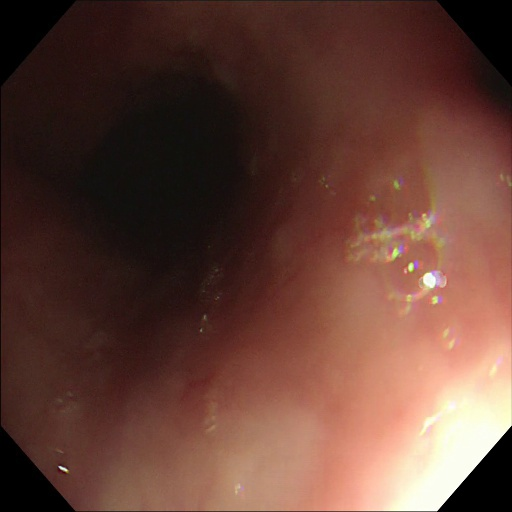
#> input picture Prueba/cutparaDM/RE/1772_A_M62_00118.-0.jpg, 512 x 512 px; its folder holds only this picture in this run
$ python CARAC.py   (older library calls are emulated)
#> lines starting #> are read from the running program, lines starting #| are printed output that depends on the picture
# -*- coding: utf-8 -*-
"""
Created on Sun Sep  8 11:58:26 2019

@author: Nataly
"""


import cv2
import numpy as np
import glob
from skimage.feature import greycomatrix, greycoprops
import skimage.feature
from scipy.stats import kurtosis
import statistics as stats
import pywt
import pywt.data
from scipy import ndimage as nd
from skimage import data
from skimage.util import img_as_float
from skimage.filters import gabor_kernel

def GLCM (imA):
    a=int(np.max(imA))
    g = skimage.feature.greycomatrix(imA, [1], [0], levels=a+1, symmetric=False, normed=True)
    contraste=skimage.feature.greycoprops(g, 'contrast')[0][0]
    energia=skimage.feature.greycoprops(g, 'energy')[0][0]
    homogeneidad=skimage.feature.greycoprops(g, 'homogeneity')[0][0]
    correlacion=skimage.feature.greycoprops(g, 'correlation')[0][0]
    disimi= greycoprops(g, 'dissimilarity')
    ASM= greycoprops(g, 'ASM')
    entropia=skimage.measure.shannon_entropy(g)
    return g,contraste,energia,homogeneidad, correlacion, disimi, ASM,entropia
def DFT(img):
    f = np.fft.fft2(img)
    fshift = np.fft.fftshift(f)
    rows, cols = img.shape
    crow,ccol = int(rows/2) , int(cols/2)
    print(rows,cols,crow,ccol)
    fshift[crow-30:crow+30, ccol-30:ccol+30] = 0
    f_ishift = np.fft.ifftshift(fshift)
    img_back = np.fft.ifft2(f_ishift)
    img_back = np.abs(img_back)
    return img_back
def Fourier(inA):
    f = np.fft.fft2(inA)
    fshift = np.fft.fftshift(f)
    fourier = 20*np.log(np.abs(fshift))
    fourier=fourier.astype(np.uint8)
    return fourier

from scipy.linalg import hadamard
from numpy.linalg import norm
from scipy.stats import linregress
import math
import pylab as py

import sys
sys.path.insert(1,'C:/Users/Nataly/Documents/Trabajo-de-grado_Artefactos/funciones')
from yolovoc import yolo2voc
from readboxes import read_boxes
from rOI import ROI
from ventaneo import ventaneoo
from agregaceros import agregarceros
from filtromedianaa import filtromediana
import pywt
import pywt.data
from numpy import linalg as LA
from scipy.stats import skew
from scipy.stats import kurtosis
from scipy import stats
from skimage.measure import compare_ssim as ssim
from skimage.filters.rank import median
from skimage.morphology import disk


entrop=[]
SSIMN=[]
mediaLH=[]
mediaaltas=[]
asimetriaHDFT=[]
entropiaHH=[]
homogeneiDFT=[]
disi=[]

for imgfile in glob.glob("*.jpg"):
    im = cv2.imread(imgfile)
#> im is the input picture: shape (512, 512, 3); mean B, G, R 53.7, 64.2, 99.4
    aa,bb,c = im.shape
#> aa = 512; bb = 512; c = 3
    croppedrgb=im
    im=cv2.normalize(im, None, 0, 255, norm_type=cv2.NORM_MINMAX, dtype=cv2.CV_8UC3)
    aa,bb,c = im.shape
    croppedrgb=im
    HSV=cv2.cvtColor(im,cv2.COLOR_RGB2HSV)
#> HSV: shape (512, 512, 3); mean H, S, V 108, 121.3, 99.5
    H,cropped,V=cv2.split(HSV)
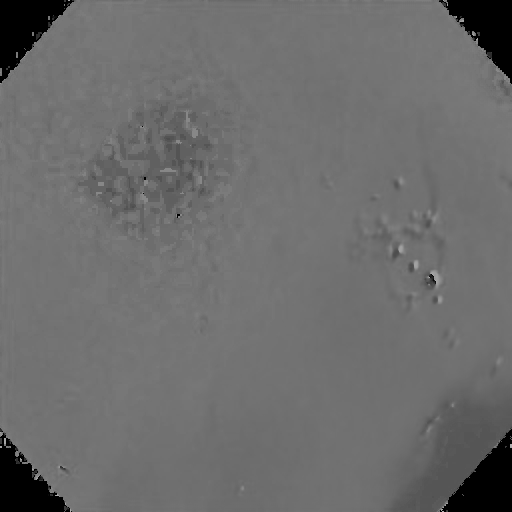
#> H: shape (512, 512); min 0, max 174, mean 108
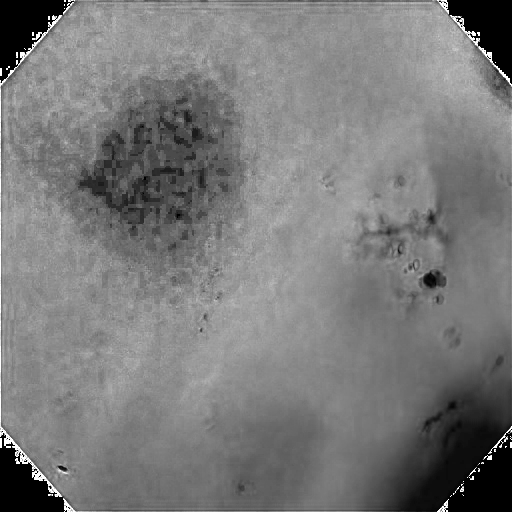
#> cropped: shape (512, 512); min 0, max 255, mean 121.3
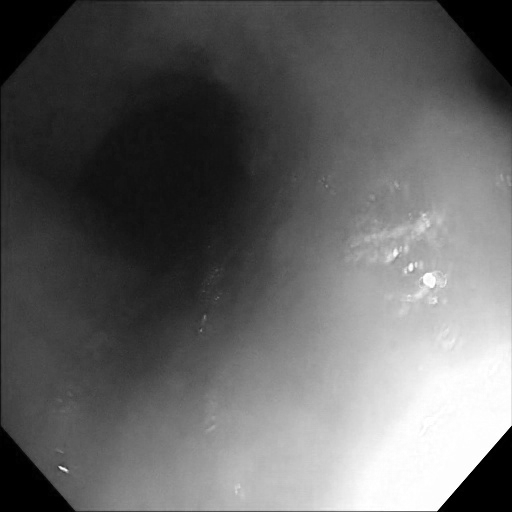
#> V: shape (512, 512); min 0, max 255, mean 99.5
    cropSinFou=cropped.copy()
    g3,contraste3,energia3,homogeneidad3, correlacion3, disimi3, ASM3,entropia3=GLCM(cropSinFou)
#> in GLCM, `a=int(np.max(imA))`: a = 255
#> in GLCM, `contraste=skimage.feature.greycoprops(g, 'contrast')[0][0]`: contraste = 257.7
#> in GLCM, `energia=skimage.feature.greycoprops(g, 'energy')[0][0]`: energia = 0.0544
#> in GLCM, `homogeneidad=skimage.feature.greycoprops(g, 'homogeneity')[0][0]`: homogeneidad = 0.412
#> in GLCM, `correlacion=skimage.feature.greycoprops(g, 'correlation')[0][0]`: correlacion = 0.921
#> in GLCM, `disimi= greycoprops(g, 'dissimilarity')`: disimi = [4.45]
#> in GLCM, `ASM= greycoprops(g, 'ASM')`: ASM = [0.00296]
#> in GLCM, `entropia=skimage.measure.shannon_entropy(g)`: entropia = 1.02
#> contraste3 = 257.7; energia3 = 0.0544; homogeneidad3 = 0.412; correlacion3 = 0.921; disimi3 = [4.45]; ASM3 = [0.00296]; entropia3 = 1.02
    entrop.append(entropia3)
    aa4=cropped.copy()
    bb4=median(aa4, disk(10))
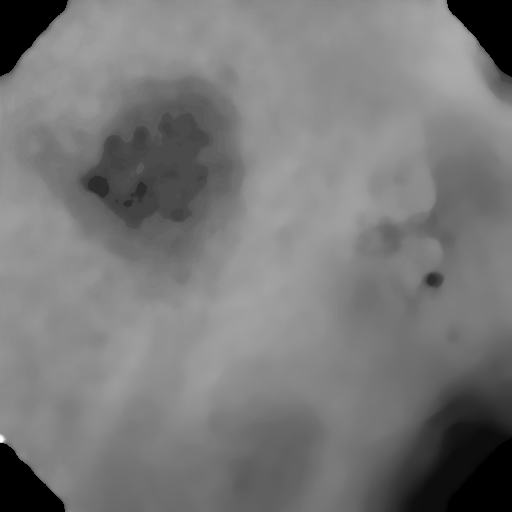
#> bb4: shape (512, 512); min 0, max 255, mean 120.7
    SSIMN.append(ssim(bb4,aa4))

    coeffs2 = pywt.dwt2(cropped, 'bior1.3')
    LL, (LH, HL, HH) = coeffs2
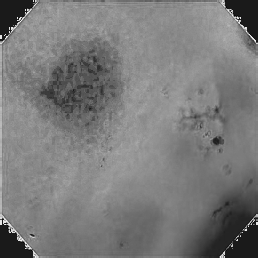
#> LL: shape (258, 258) float64; min -67.16, max 576.5, mean 242; drawn with min black and max white
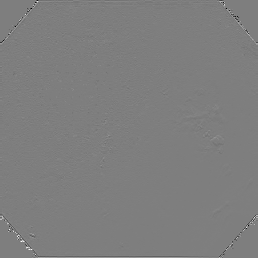
#> LH: shape (258, 258) float64; min -282.3, max 286.9, mean 0.2; drawn with min black and max white
    bajasfrec=LL.copy()
    altasfrec=LH+HL+HH
    mediaLH.append(np.mean(LH))
    mediaaltas.append(np.mean(altasfrec))
    #dft
    croppedHDFT=DFT(cropped)
#| 512 512 256 256
#> in DFT, `img_back = np.abs(img_back)`:
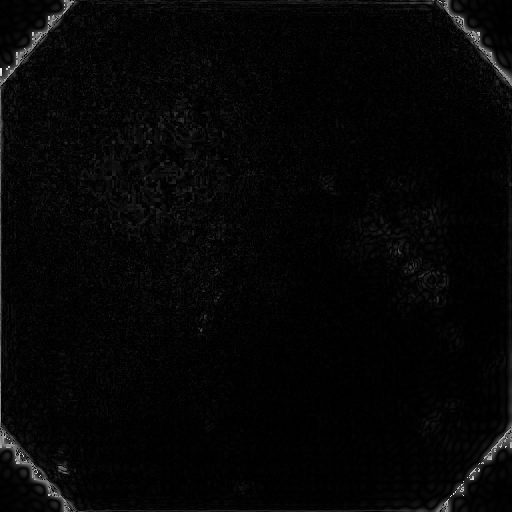
#> img_back: shape (512, 512) float64; min 0.00499, max 240.7, mean 6.5
    croppedHDFT=croppedHDFT.astype(np.uint8)
    histDFT = cv2.calcHist([croppedHDFT],[0],None,[256],[0,255])
#> histDFT = 256 values, max 50892 at index 1, min 0 at index 190, mean 1024
    hisaDFT=histDFT.copy()
#> hisaDFT has the same summary as histDFT
    histDFT=histDFT.tolist()
#> histDFT = 256 items, first 6: [34210], [50892], [38877], [28053], [20452], [15798]
    uDFT=np.max(histDFT)
#> uDFT = 50892
    hiDFT=histDFT.index(uDFT)
#> hiDFT = 1
    asimetriaHDFT.append(skew(hisaDFT))

    entropiaHH.append(skimage.measure.shannon_entropy(HH))

    cropFou2=DFT(cropped)
#| 512 512 256 256
    cropFou2= cropFou2.astype(np.uint8)
    g2,contraste2,energia2,homogeneidad2, correlacion2, disimi2, ASM2,entropia2=GLCM(cropFou2)
#> contraste2 = 72.78; energia2 = 0.138; homogeneidad2 = 0.406; correlacion2 = 0.796; disimi2 = [3.21]; ASM2 = [0.0191]; entropia2 = 0.728
    homogeneiDFT.append(homogeneidad2)

    cropSinFou=cropped.copy()
    g3,contraste3,energia3,homogeneidad3, correlacion3, disimi3, ASM3,entropia3=GLCM(cropSinFou)
    disi.append(disimi3)

import pandas as pd
datos = {'Entropia':entrop,
         'sSIMN':SSIMN,
         'mediaLH':mediaLH,
         'mediaaltas':mediaaltas,
         'asimetriaHDFT':asimetriaHDFT,
         'entropiaHH':entropiaHH,
         'HomogeneidadDFT':homogeneiDFT,
         'DisimilitudSF':disi}
#> datos = {'Entropia': [1.02], 'sSIMN': [0.713], 'mediaLH': [0.17], 'mediaaltas': [0.256], 'asimetriaHDFT': [[6.92]], 'entropiaHH': [5.36], 'HomogeneidadDFT': [0.406], 'DisimilitudSF': [[4.45]]}

datos = pd.DataFrame(datos)
#> datos = table of 1 rows and 8 columns
datos.to_excel('Caracateristicas_RE.xlsx')

$ run again, on Prueba/cutparaDM/RE/AN12_49.-0.jpg
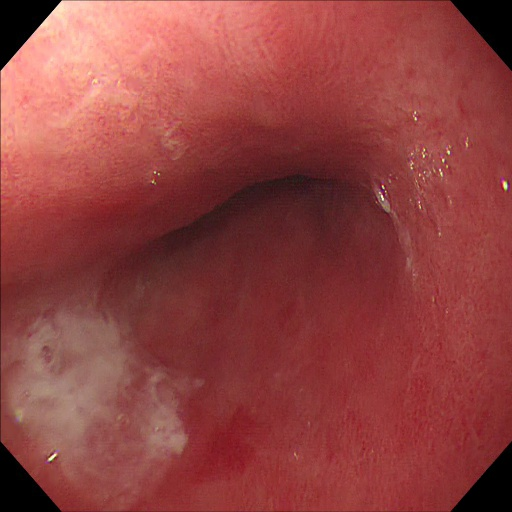
#> input picture Prueba/cutparaDM/RE/AN12_49.-0.jpg, 512 x 512 px
#> im is the input picture: shape (512, 512, 3); mean B, G, R 64.3, 66.3, 145.2
#> HSV: shape (512, 512, 3); mean H, S, V 116.1, 144.9, 145.2
#> `H,cropped,V=cv2.split(HSV)`:
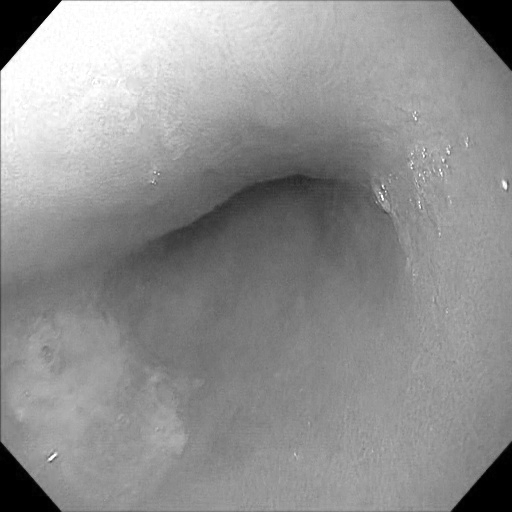
#> V: shape (512, 512); min 0, max 255, mean 145.2
#> a = 255
#> contraste = 210.8
#> energia = 0.0391
#> homogeneidad = 0.291
#> correlacion = 0.909
#> disimi = [4.43]
#> ASM = [0.00153]
#> entropia = 0.96
#> contraste3 = 210.8; energia3 = 0.0391; homogeneidad3 = 0.291; correlacion3 = 0.909; disimi3 = [4.43]; ASM3 = [0.00153]; entropia3 = 0.96
#| 512 512 256 256
#> in DFT, `img_back = np.abs(img_back)`:
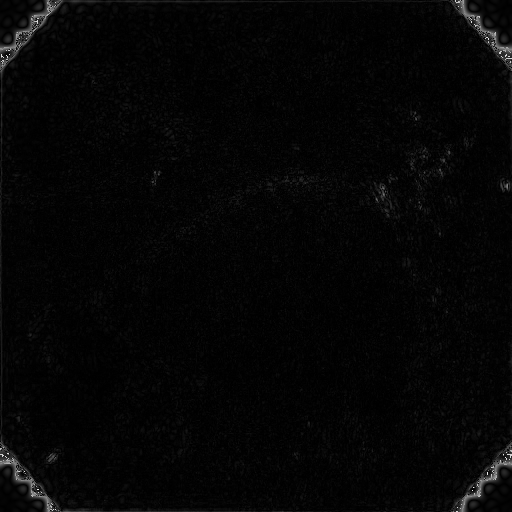
#> img_back: shape (512, 512) float64; min 0.000953, max 251.5, mean 5.6
#> `histDFT = cv2.calcHist([croppedHDFT],[0],None,[256],[0,255])`: histDFT = 256 values, max 45612 at index 1, min 0 at index 163, mean 1024
#> hisaDFT has the same summary as histDFT
#> `histDFT=histDFT.tolist()`: histDFT = 256 items, first 6: [32658], [45612], [40723], [32884], [26005], [20189]
#> uDFT = 45612
#> hiDFT = 1
#| 512 512 256 256
#> contraste2 = 60.66; energia2 = 0.124; homogeneidad2 = 0.35; correlacion2 = 0.775; disimi2 = [3.14]; ASM2 = [0.0154]; entropia2 = 0.609
#> `datos = {'Entropia':entrop, 'sSIMN':SSIMN, 'mediaLH':mediaLH, 'mediaal..`: datos = {'Entropia': [0.96], 'sSIMN': [0.735], 'mediaLH': [-0.0833], 'mediaaltas': [-0.0948], 'asimetriaHDFT': [[6.35]], 'entropiaHH': [6.17], 'HomogeneidadDFT': [0.35], 'DisimilitudSF': [[4.43]]}
#> `datos = pd.DataFrame(datos)`: datos = table of 1 rows and 8 columns
